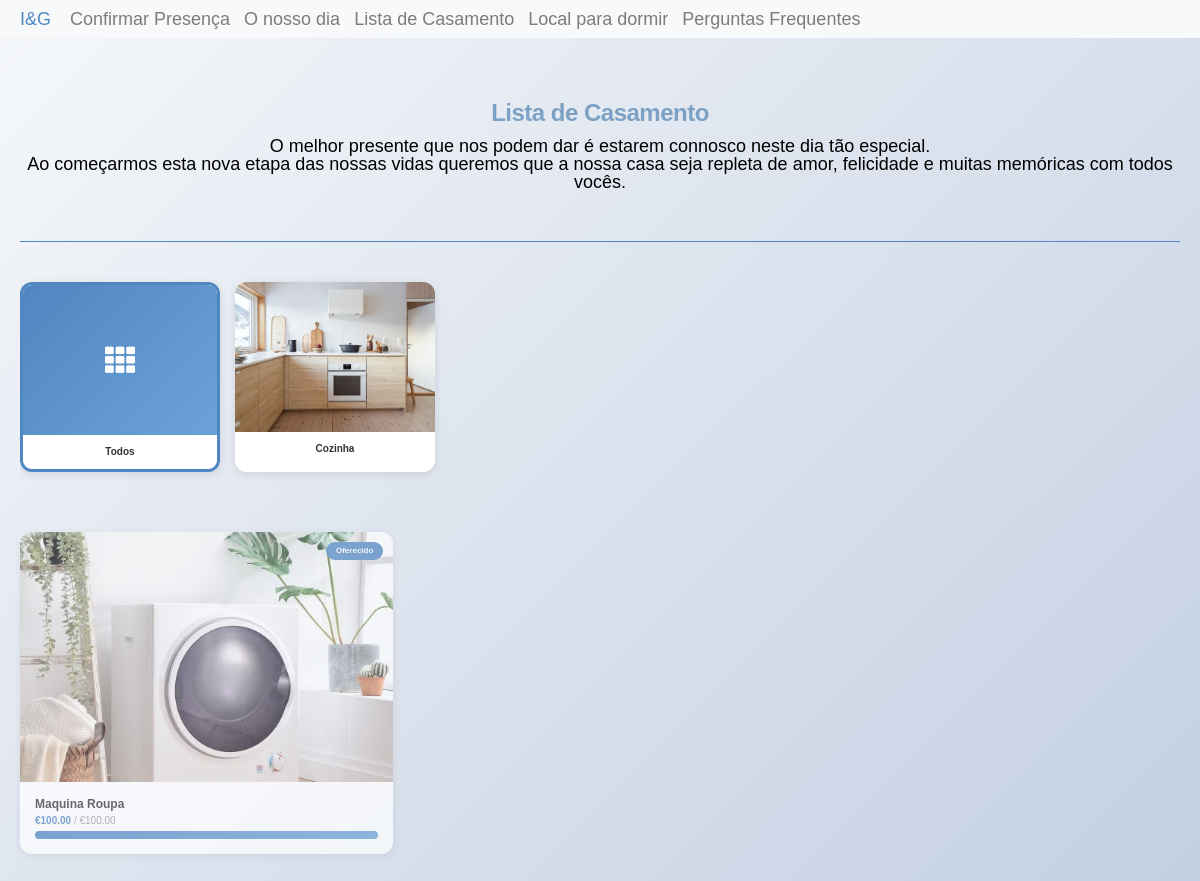
Page /products/all on the committed database.
### inesegoncalo/models/categories.py (models this page shows, shortened)
class Category(db.Model, model.Model, model.Base):
    __tablename__ = 'categories'
    __table_args__ = {'extend_existing': True}
    id = Column(Integer, primary_key=True)
    name = Column(String(80), unique=True, nullable=False)
    products = relationship('Product', back_populates="category")
    images = relationship('CategoryImage', back_populates="category")

### inesegoncalo/models/category_images.py (models this page shows)
class CategoryImage(db.Model, model.Model, model.Base):
    __tablename__ = 'category_images'
    __table_args__ = {'extend_existing': True}
    id = Column(Integer, primary_key=True)
    path = Column(Text)
    category_id = Column(Integer, ForeignKey('categories.id'))
    category = relationship('Category', back_populates="images")

### inesegoncalo/models/products.py (models this page shows, shortened)
class Product(db.Model, model.Model, model.Base):
    __tablename__ = 'products'
    __table_args__ = {'extend_existing': True}
    id = Column(Integer, primary_key=True)
    name = Column(String(80), unique=True, nullable=False)
    description = Column(Text)
    price = Column(Float)
    price_paid = Column(Float, default=0.0)
    store = Column(Text)
    show_price = Column(Boolean, default=True)
    priority = Column(Integer, default=10)
    category_id = Column(Integer, ForeignKey('categories.id'), nullable=True)
    images = relationship('ProductImage', back_populates="product")
    contributions = relationship('Contribution', back_populates="product")
    category = relationship('Category', back_populates="products")
    def calculate_percentage(self):
        if self.price:
            ratio = self.price_paid / self.price
            return ratio * 100 if ratio <= 1 else 100
        else:
            return 0.0
    def missing_value(self):
        return self.price - self.price_paid if self.price >= self.price_paid else 0
    def is_paid(self):
        return False if self.missing_value() > 0 else True

### inesegoncalo/models/product_images.py (models this page shows)
class ProductImage(db.Model ,model.Model,model.Base):
    __tablename__ = 'product_images'
    __table_args__ = {'extend_existing': True}
    id = Column(Integer, primary_key=True)
    path = Column(Text)
    product_id = Column(Integer, ForeignKey('products.id'))
    product = relationship('Product', back_populates="images")

### inesegoncalo/modules/products.py (the view)
@bp.route('/all', methods=('GET', 'POST'))
@bp.route('/all/<update>', methods=('GET', 'POST'))
@bp.route('/all/category/<category_id>', methods=('GET', 'POST'))
def all(update=None, category_id=None):
    categories = Category.query.all()
    if category_id:
        products = Product.query.filter_by(category_id=category_id).order_by(Product.priority).all()
    else:
        products = Product.query.filter_by().order_by(Product.priority).all()
    if update == 'update':
        for product in products:
            product.update_price_paid()
    products_paid = [product for product in products if product.is_paid()]
    products = [product for product in products if not product.is_paid()]
    return render_template('products/all.html',
                         products=products,
                         products_paid=products_paid,
                         categories=categories,
                         selected_category_id=category_id)

### inesegoncalo/templates/products/all.html (shortened to what this page needs)
{% extends 'layout.html' %}
{% import 'macros/products.html' as products_macro with context %}
{% block content %}
<link href="{{ url_for('static', filename='style/base.css')}}" rel="stylesheet">
<link href="{{ url_for('static', filename='style/lista_casamento.css')}}" rel="stylesheet">
<div class="faqs-page-container">
	<div class="faqs-header">
        <h1 class="faqs-title">Lista de Casamento</h1>
	    <p >O melhor presente que nos podem dar é estarem connosco neste dia tão especial. </p>
        <p > Ao começarmos esta nova etapa das nossas vidas queremos que a nossa casa seja repleta de amor, felicidade e muitas memóricas com todos vocês. </p>
    </div>
    <hr>
    <div class="categories-section">
        <div class="categories-container">
            <a href="{{ url_for('products.all') }}"
               class="category-card {% if not selected_category_id %}category-card-selected{% endif %}">
                <div class="category-card-image">
                    <div class="category-placeholder">
                        <i class="fas fa-th"></i>
                    </div>
                </div>
                <div class="category-card-title">
                    <h4>Todos</h4>
                </div>
            </a>
            {% for category in categories %}
            {{ products_macro.category_card(category, selected_category_id == category.id|string) }}
            {% endfor %}
        </div>
    </div>
    <div class="products-section">
        <div class="products-grid">
            {% for product in products_paid %}
            <div class="product-card product-card-paid">
                {{ products_macro.product_card(product) }}
                <div class="product-paid-badge">Oferecido</div>
            </div>
            {% endfor %}
        </div>
    </div>
</div>
{% endblock %}

### inesegoncalo/templates/macros/products.html (shortened to what this page needs)
{% import 'macros/contributions.html' as contributions %}
{% import 'macros/contributions.html' as contributions %}
{% macro product_card(product) %}
<div class="product-card">
    <a href="{{ url_for('products.product', product_id=product.id) }}">
        {% if product.images %}
        <div class="product-card-image">
            <img src="{{ url_for('static', filename=product.images[0].path) }}" alt="{{ product.name }}">
        </div>
        {% endif %}
        <div class="product-card-content">
            <h3 class="product-card-title">{{ product.name }}</h3>
            {% if product.show_price and product.price %}
            <div class="product-card-price">
                <span class="price-paid">€{{ "%.2f"|format(product.price_paid) }}</span>
                <span class="price-total"> / €{{ "%.2f"|format(product.price) }}</span>
            </div>
            <div class="product-card-progress">
                <div class="progress-bar" style="width: {{ product.calculate_percentage() }}%"></div>
            </div>
            {% endif %}
        </div>
    </a>
</div>
{% endmacro %}
{% macro category_card(category, selected_category_id=None) %}
<a href="{{ url_for('products.all', category_id=category.id) if selected_category_id != category.id|string else url_for('products.all') }}"
   class="category-card {% if selected_category_id == category.id|string %}category-card-selected{% endif %}">
    <div class="category-card-image">
        {% if category.images and category.images|length > 0 %}
        <img src="{{ url_for('static', filename=category.images[0].path) }}" alt="{{ category.name }}">
        {% else %}
        <div class="category-placeholder">
            <i class="fas fa-box"></i>
        </div>
        {% endif %}
    </div>
    <div class="category-card-title">
        <h4>{{ category.name }}</h4>
    </div>
</a>
{% endmacro %}

### inesegoncalo/static/style/main.css (style rules this page uses)
html { font-size: 10px; }
html, body { height: 100%; }
body { background: #ffffff; font-family: 'Metropolis', sans-serif; font-size: 1.8rem; font-style: normal; font-weight: normal; line-height: 1.778; color: #000000; margin: 0; padding: 0; position: relative; }
h1, h2, h3, h4, h5, h6, .h1, .h2, .h3, .h4, .h5, .h6 { font-family: 'Metropolis', sans-serif ; font-weight: 700; font-style: normal; color: #000000; font-variant-ligatures: common-ligatures; text-rendering: optimizeLegibility; }
h1, .h1, h2, .h2, h3, .h3, h4, .h4 { margin-top: 6rem; margin-bottom: 1.6rem; }
h1, .h1 { font-size: 3.6rem; line-height: 1.222; }
h3, .h3 { font-size: 2.4rem; line-height: 1.167; }
h4, .h4 { font-size: 2.1rem; line-height: 1.333; }
em, i, strong, b { font-size: inherit; line-height: inherit; }
em, i { font-family: 'Metropolis', sans-serif ; font-style: italic; }
hr { border: solid #5086c1; border-width: 1px 0 0; clear: both; height: 0; }
input, textarea, select, pre, blockquote, figure, table, p, ul, ol, dl, form, .video-container, .ss-custom-select { margin-bottom: 3.2rem; }
::placeholder { color: #8c8c8c; }

### inesegoncalo/static/style/card.css (style rules this page uses)
.progress-bar { background-color: #5086c1; font-size: 15px; }
body { background-color: #f8f9fa!important }

### inesegoncalo/static/style/lista_casamento.css (style rules this page uses)
a, a:hover { text-decoration: none; transition: color 0.3s ease-in-out; }

### inesegoncalo/static/style/base.css (style rules this page uses)
html { line-height: 1.15; -webkit-text-size-adjust: 100%; }
body { margin: 0; }
h1 { font-size: 2em; margin: 0.67em 0; }
hr { box-sizing: content-box; height: 0; overflow: visible; }
a { background-color: transparent; }
img { border-style: none; }
html { font-size: 62.5%; box-sizing: border-box; }
*, *::before, *::after { box-sizing: inherit; }
body { font-weight: normal; line-height: 1; word-wrap: break-word; -moz-font-smoothing: grayscale; -moz-osx-font-smoothing: grayscale; -webkit-font-smoothing: antialiased; -webkit-overflow-scrolling: touch; -webkit-text-size-adjust: none; }
svg, img, video embed, iframe, object { max-width: 100%; height: auto; }
div, dl, dt, dd, ul, ol, li, h1, h2, h3, h4, h5, h6, pre, form, p, blockquote, th, td { margin: 0; padding: 0; }
p { font-size: inherit; text-rendering: optimizeLegibility; }
em, i { font-style: italic; line-height: inherit; }
a { text-decoration: none; line-height: inherit; }
a img { border: none; }
.faqs-page-container { min-height: 100vh; padding: 4rem 2rem; background: linear-gradient(135deg, #f5f7fa 0%, #c3cfe2 100%); background-attachment: fixed; }
.faqs-header { text-align: center; margin-bottom: 3rem; padding: 2rem 0; }
.faqs-title { font-size: 2.4rem; font-weight: 700; color: #7da1C4; margin-bottom: 1rem; letter-spacing: -0.5px; font-family: 'Metropolis', sans-serif; }

### rows in the picture
Category: path (picture), name "Cozinha"
Product: path (picture), name "Maquina Roupa", price_paid "100.00", price "100.00"
